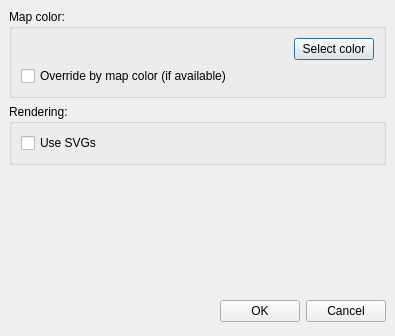
<ui version="4.0" >
 <class>FormSettings</class>
 <widget class="QDialog" name="FormSettings" >
  <property name="geometry" >
   <rect>
    <x>0</x>
    <y>0</y>
    <width>395</width>
    <height>336</height>
   </rect>
  </property>
  <property name="windowTitle" >
   <string>Settings</string>
  </property>
  <layout class="QVBoxLayout" >
   <property name="margin" >
    <number>9</number>
   </property>
   <property name="spacing" >
    <number>6</number>
   </property>
   <item>
    <widget class="QGroupBox" name="groupBox" >
     <property name="title" >
      <string>Map color:</string>
     </property>
     <layout class="QVBoxLayout" >
      <property name="margin" >
       <number>9</number>
      </property>
      <property name="spacing" >
       <number>6</number>
      </property>
      <item>
       <layout class="QHBoxLayout" >
        <property name="margin" >
         <number>0</number>
        </property>
        <property name="spacing" >
         <number>6</number>
        </property>
        <item>
         <widget class="QFrame" name="frameColor" >
          <property name="sizePolicy" >
           <sizepolicy>
            <hsizetype>7</hsizetype>
            <vsizetype>5</vsizetype>
            <horstretch>0</horstretch>
            <verstretch>0</verstretch>
           </sizepolicy>
          </property>
         </widget>
        </item>
        <item>
         <widget class="QPushButton" name="buttonSelectColor" >
          <property name="text" >
           <string>Select color</string>
          </property>
         </widget>
        </item>
       </layout>
      </item>
      <item>
       <widget class="QCheckBox" name="checkBox" >
        <property name="text" >
         <string>Override by map color (if available)</string>
        </property>
       </widget>
      </item>
     </layout>
    </widget>
   </item>
   <item>
    <widget class="QGroupBox" name="groupBox_2" >
     <property name="title" >
      <string>Rendering:</string>
     </property>
     <layout class="QVBoxLayout" >
      <property name="margin" >
       <number>9</number>
      </property>
      <property name="spacing" >
       <number>6</number>
      </property>
      <item>
       <widget class="QCheckBox" name="checkSvgEnabled" >
        <property name="text" >
         <string>Use SVGs</string>
        </property>
       </widget>
      </item>
     </layout>
    </widget>
   </item>
   <item>
    <spacer>
     <property name="orientation" >
      <enum>Qt::Vertical</enum>
     </property>
     <property name="sizeHint" >
      <size>
       <width>20</width>
       <height>40</height>
      </size>
     </property>
    </spacer>
   </item>
   <item>
    <layout class="QHBoxLayout" >
     <property name="margin" >
      <number>0</number>
     </property>
     <property name="spacing" >
      <number>6</number>
     </property>
     <item>
      <spacer>
       <property name="orientation" >
        <enum>Qt::Horizontal</enum>
       </property>
       <property name="sizeHint" >
        <size>
         <width>131</width>
         <height>31</height>
        </size>
       </property>
      </spacer>
     </item>
     <item>
      <widget class="QPushButton" name="okButton" >
       <property name="text" >
        <string>OK</string>
       </property>
      </widget>
     </item>
     <item>
      <widget class="QPushButton" name="cancelButton" >
       <property name="text" >
        <string>Cancel</string>
       </property>
      </widget>
     </item>
    </layout>
   </item>
  </layout>
 </widget>
 <resources/>
 <connections>
  <connection>
   <sender>okButton</sender>
   <signal>clicked()</signal>
   <receiver>FormSettings</receiver>
   <slot>accept()</slot>
   <hints>
    <hint type="sourcelabel" >
     <x>278</x>
     <y>253</y>
    </hint>
    <hint type="destinationlabel" >
     <x>96</x>
     <y>254</y>
    </hint>
   </hints>
  </connection>
  <connection>
   <sender>cancelButton</sender>
   <signal>clicked()</signal>
   <receiver>FormSettings</receiver>
   <slot>reject()</slot>
   <hints>
    <hint type="sourcelabel" >
     <x>369</x>
     <y>253</y>
    </hint>
    <hint type="destinationlabel" >
     <x>179</x>
     <y>282</y>
    </hint>
   </hints>
  </connection>
 </connections>
</ui>
